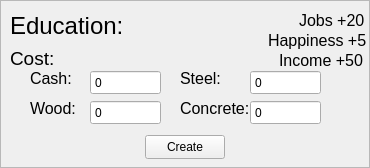
                   <widget class="QFrame" name="frmServEducation">
                    <property name="minimumSize">
                     <size>
                      <width>370</width>
                      <height>0</height>
                     </size>
                    </property>
                    <property name="maximumSize">
                     <size>
                      <width>370</width>
                      <height>16777215</height>
                     </size>
                    </property>
                    <property name="styleSheet">
                     <string notr="true">#frmServEducation {
	background-color: rgb(211, 211, 211);
	border: 2px solid black;
}</string>
                    </property>
                    <property name="frameShape">
                     <enum>QFrame::StyledPanel</enum>
                    </property>
                    <property name="frameShadow">
                     <enum>QFrame::Raised</enum>
                    </property>
                    <widget class="QPushButton" name="btnServEducation">
                     <property name="geometry">
                      <rect>
                       <x>145</x>
                       <y>135</y>
                       <width>80</width>
                       <height>24</height>
                      </rect>
                     </property>
                     <property name="text">
                      <string>Create</string>
                     </property>
                    </widget>
                    <widget class="QLabel" name="label_127">
                     <property name="geometry">
                      <rect>
                       <x>10</x>
                       <y>10</y>
                       <width>111</width>
                       <height>31</height>
                      </rect>
                     </property>
                     <property name="font">
                      <font>
                       <pointsize>18</pointsize>
                      </font>
                     </property>
                     <property name="text">
                      <string>Education:</string>
                     </property>
                    </widget>
                    <widget class="QLabel" name="label_128">
                     <property name="geometry">
                      <rect>
                       <x>10</x>
                       <y>50</y>
                       <width>49</width>
                       <height>16</height>
                      </rect>
                     </property>
                     <property name="font">
                      <font>
                       <pointsize>14</pointsize>
                      </font>
                     </property>
                     <property name="text">
                      <string>Cost:</string>
                     </property>
                    </widget>
                    <widget class="QSpinBox" name="spnServEducationWood">
                     <property name="geometry">
                      <rect>
                       <x>90</x>
                       <y>100</y>
                       <width>71</width>
                       <height>25</height>
                      </rect>
                     </property>
                     <property name="buttonSymbols">
                      <enum>QAbstractSpinBox::NoButtons</enum>
                     </property>
                     <property name="minimum">
                      <number>0</number>
                     </property>
                     <property name="maximum">
                      <number>1000000</number>
                     </property>
                    </widget>
                    <widget class="QLabel" name="label_129">
                     <property name="geometry">
                      <rect>
                       <x>30</x>
                       <y>100</y>
                       <width>49</width>
                       <height>16</height>
                      </rect>
                     </property>
                     <property name="font">
                      <font>
                       <pointsize>12</pointsize>
                      </font>
                     </property>
                     <property name="text">
                      <string>Wood:</string>
                     </property>
                    </widget>
                    <widget class="QSpinBox" name="spnServEducationSteel">
                     <property name="geometry">
                      <rect>
                       <x>250</x>
                       <y>70</y>
                       <width>71</width>
                       <height>25</height>
                      </rect>
                     </property>
                     <property name="buttonSymbols">
                      <enum>QAbstractSpinBox::NoButtons</enum>
                     </property>
                     <property name="minimum">
                      <number>0</number>
                     </property>
                     <property name="maximum">
                      <number>1000000</number>
                     </property>
                    </widget>
                    <widget class="QLabel" name="label_130">
                     <property name="geometry">
                      <rect>
                       <x>180</x>
                       <y>70</y>
                       <width>49</width>
                       <height>16</height>
                      </rect>
                     </property>
                     <property name="font">
                      <font>
                       <pointsize>12</pointsize>
                      </font>
                     </property>
                     <property name="text">
                      <string>Steel:</string>
                     </property>
                    </widget>
                    <widget class="QLabel" name="label_131">
                     <property name="geometry">
                      <rect>
                       <x>180</x>
                       <y>100</y>
                       <width>71</width>
                       <height>16</height>
                      </rect>
                     </property>
                     <property name="font">
                      <font>
                       <pointsize>12</pointsize>
                      </font>
                     </property>
                     <property name="text">
                      <string>Concrete:</string>
                     </property>
                    </widget>
                    <widget class="QSpinBox" name="spnServEducationConcrete">
                     <property name="geometry">
                      <rect>
                       <x>250</x>
                       <y>100</y>
                       <width>71</width>
                       <height>25</height>
                      </rect>
                     </property>
                     <property name="buttonSymbols">
                      <enum>QAbstractSpinBox::NoButtons</enum>
                     </property>
                     <property name="minimum">
                      <number>0</number>
                     </property>
                     <property name="maximum">
                      <number>1000000</number>
                     </property>
                    </widget>
                    <widget class="QSpinBox" name="spnServEducationCash">
                     <property name="geometry">
                      <rect>
                       <x>90</x>
                       <y>70</y>
                       <width>71</width>
                       <height>25</height>
                      </rect>
                     </property>
                     <property name="buttonSymbols">
                      <enum>QAbstractSpinBox::NoButtons</enum>
                     </property>
                     <property name="minimum">
                      <number>0</number>
                     </property>
                     <property name="maximum">
                      <number>1000000</number>
                     </property>
                    </widget>
                    <widget class="QLabel" name="label_132">
                     <property name="geometry">
                      <rect>
                       <x>30</x>
                       <y>70</y>
                       <width>49</width>
                       <height>16</height>
                      </rect>
                     </property>
                     <property name="font">
                      <font>
                       <pointsize>12</pointsize>
                      </font>
                     </property>
                     <property name="text">
                      <string>Cash:</string>
                     </property>
                    </widget>
                    <widget class="QLabel" name="label_153">
                     <property name="geometry">
                      <rect>
                       <x>268</x>
                       <y>20</y>
                       <width>101</width>
                       <height>41</height>
                      </rect>
                     </property>
                     <property name="font">
                      <font>
                       <pointsize>12</pointsize>
                      </font>
                     </property>
                     <property name="text">
                      <string>Happiness +5</string>
                     </property>
                    </widget>
                    <widget class="QLabel" name="label_154">
                     <property name="geometry">
                      <rect>
                       <x>299</x>
                       <y>0</y>
                       <width>71</width>
                       <height>41</height>
                      </rect>
                     </property>
                     <property name="font">
                      <font>
                       <pointsize>12</pointsize>
                      </font>
                     </property>
                     <property name="text">
                      <string>Jobs +20</string>
                     </property>
                    </widget>
                    <widget class="QLabel" name="label_155">
                     <property name="geometry">
                      <rect>
                       <x>279</x>
                       <y>40</y>
                       <width>91</width>
                       <height>41</height>
                      </rect>
                     </property>
                     <property name="font">
                      <font>
                       <pointsize>12</pointsize>
                      </font>
                     </property>
                     <property name="text">
                      <string>Income +50</string>
                     </property>
                    </widget>
                   </widget>
